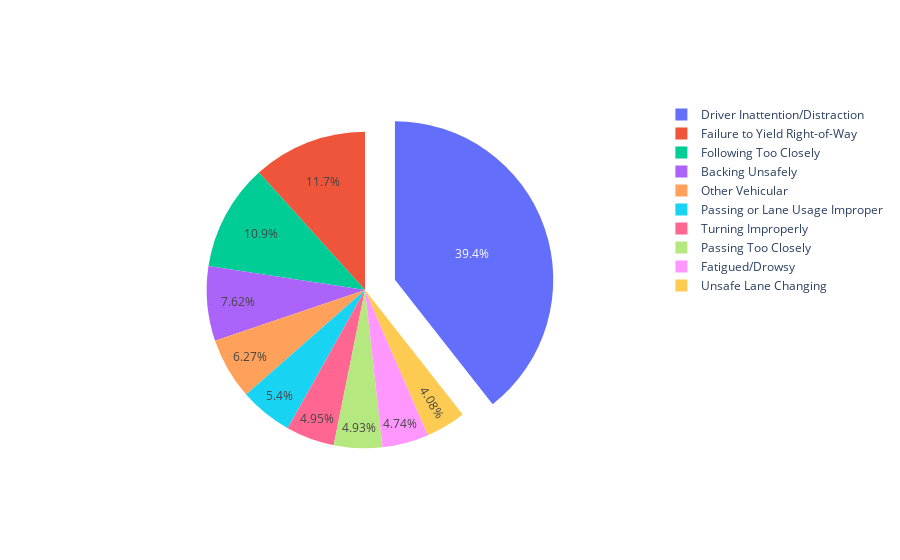

Write notebook code for a chart like this one.
### Code cell
# fig = px.pie(top_10_crashes_causes, values='counts', names='unique_values', title='Top 10 Collision Causes')
# fig.show()

labels = top_10_crashes_causes.unique_values
values = top_10_crashes_causes.counts

# pull is given as a fraction of the pie radius
fig = go.Figure(data=[go.Pie(labels=labels, values=values, pull=[0.2, 0, 0, 0,0,0,0,0,0,0,0])])
fig.show()

### Figure 1 — Plotly figure (JSON) as saved in the notebook; plotly's stock layout.template omitted (floating-point values rounded to 4 significant figures)
{"data": [{"labels": ["Driver Inattention/Distraction", "Failure to Yield Right-of-Way", "Following Too Closely", "Backing Unsafely", "Other Vehicular", "Passing or Lane Usage Improper", "Turning Improperly", "Passing Too Closely", "Fatigued/Drowsy", "Unsafe Lane Changing"], "pull": [0.2, 0, 0, 0, 0, 0, 0, 0, 0, 0, 0], "type": "pie", "values": [350307, 103905, 96842, 67715, 55740, 48034, 43959, 43853, 42153, 36283]}], "layout": {}}
